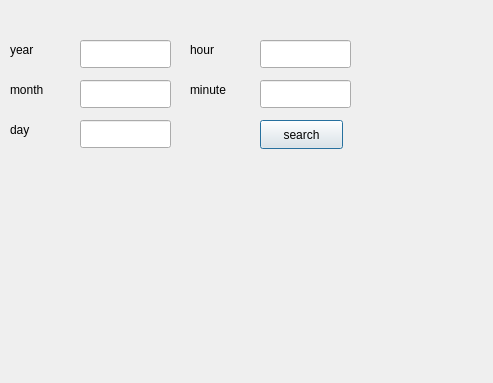
<?xml version="1.0" encoding="UTF-8"?>
<ui version="4.0">
 <class>search</class>
 <widget class="QDialog" name="search">
  <property name="geometry">
   <rect>
    <x>0</x>
    <y>0</y>
    <width>493</width>
    <height>383</height>
   </rect>
  </property>
  <property name="windowTitle">
   <string>Dialog</string>
  </property>
  <widget class="QWidget" name="verticalLayoutWidget">
   <property name="geometry">
    <rect>
     <x>9</x>
     <y>159</y>
     <width>471</width>
     <height>211</height>
    </rect>
   </property>
   <layout class="QVBoxLayout" name="verticalLayout"/>
  </widget>
  <widget class="QLineEdit" name="year">
   <property name="geometry">
    <rect>
     <x>80</x>
     <y>40</y>
     <width>91</width>
     <height>28</height>
    </rect>
   </property>
  </widget>
  <widget class="QLineEdit" name="month">
   <property name="geometry">
    <rect>
     <x>80</x>
     <y>80</y>
     <width>91</width>
     <height>28</height>
    </rect>
   </property>
  </widget>
  <widget class="QPushButton" name="search_2">
   <property name="geometry">
    <rect>
     <x>260</x>
     <y>120</y>
     <width>83</width>
     <height>29</height>
    </rect>
   </property>
   <property name="text">
    <string>search</string>
   </property>
  </widget>
  <widget class="QLineEdit" name="day">
   <property name="geometry">
    <rect>
     <x>80</x>
     <y>120</y>
     <width>91</width>
     <height>28</height>
    </rect>
   </property>
  </widget>
  <widget class="QLineEdit" name="hour">
   <property name="geometry">
    <rect>
     <x>260</x>
     <y>40</y>
     <width>91</width>
     <height>28</height>
    </rect>
   </property>
  </widget>
  <widget class="QLineEdit" name="minute">
   <property name="geometry">
    <rect>
     <x>260</x>
     <y>80</y>
     <width>91</width>
     <height>28</height>
    </rect>
   </property>
  </widget>
  <widget class="QLabel" name="label">
   <property name="geometry">
    <rect>
     <x>10</x>
     <y>40</y>
     <width>63</width>
     <height>20</height>
    </rect>
   </property>
   <property name="text">
    <string>year</string>
   </property>
  </widget>
  <widget class="QLabel" name="label_2">
   <property name="geometry">
    <rect>
     <x>10</x>
     <y>80</y>
     <width>63</width>
     <height>20</height>
    </rect>
   </property>
   <property name="text">
    <string>month</string>
   </property>
  </widget>
  <widget class="QLabel" name="label_3">
   <property name="geometry">
    <rect>
     <x>10</x>
     <y>120</y>
     <width>63</width>
     <height>20</height>
    </rect>
   </property>
   <property name="text">
    <string>day</string>
   </property>
  </widget>
  <widget class="QLabel" name="label_4">
   <property name="geometry">
    <rect>
     <x>190</x>
     <y>40</y>
     <width>63</width>
     <height>20</height>
    </rect>
   </property>
   <property name="text">
    <string>hour</string>
   </property>
  </widget>
  <widget class="QLabel" name="label_5">
   <property name="geometry">
    <rect>
     <x>190</x>
     <y>80</y>
     <width>63</width>
     <height>20</height>
    </rect>
   </property>
   <property name="text">
    <string>minute</string>
   </property>
  </widget>
 </widget>
 <resources/>
 <connections/>
</ui>
